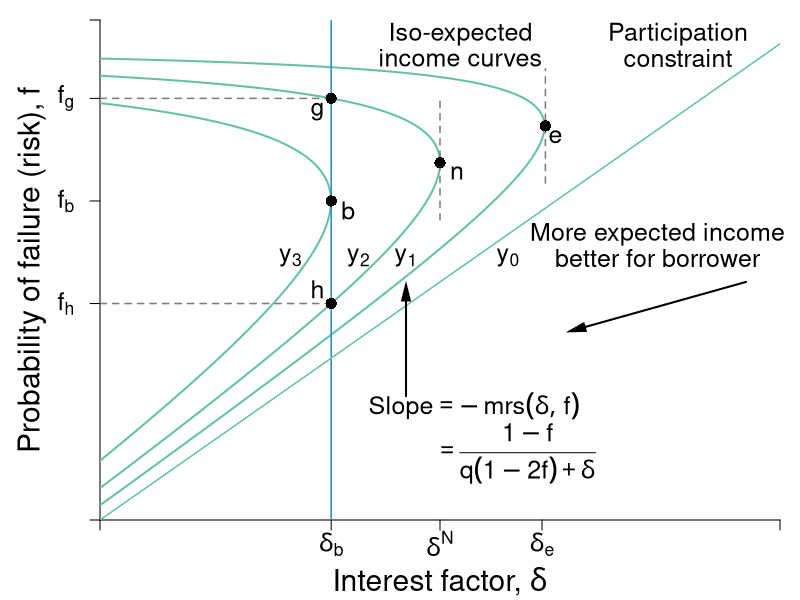

Reproduce this figure in R.
#Graph Designer: Simon Halliday
#Authors: Bowles, Foley and Halliday
#Title: Coordination, Conflict and Competition: A Text in Microeconomics

library(shape)
pdf(file = "credit/non_contractual_brf_part_a.pdf", width = 8, height = 6)

#Set parameters for graphics
axislabelsize <- 1.8
labelsize <- 1.5
namesize <- 1.8
annotatesize <- 1.5
graphlinewidth <- 2
segmentlinewidth <- 1.5

COL <- c("#7fc97f", "#beaed4", "#fdc086", "#ffff99", "#386cb0", "#f0027f", "#bf5b17", "#666666")
COLA <- c("#e0f3db", "#99d8c9","#66c2a4","#41ae76", "#238b45", "#005824")
COLB <- c("#c6dbef", "#4eb3d3", "#2b8cbe", "#0868ac","#084081")
grays <- gray.colors(25, start = 1, end = 0)

#Edited the margins to cater for the larger LHS labels
par(mar =  c(4, 5, 1, 1))

brfFn <- function(delta, mu = 1) {
  .5 + (delta / (2 * mu)) 
}

isoreturnFn <- function(delta, pi=0.125) {
  1 - (pi)/delta
}


yFn <- function(d1, f1, mu = 1){
  mu*f1*(1 - f1) - d1*(1 - f1)
}

ylow <- function(delta, mu = 1, ybar = 0.03){
  (-sqrt(delta^2 - 2*delta*mu + mu^2 - 4*mu*ybar) + delta + mu)/(2*mu)
}

yhigh <- function(delta, mu = 1, ybar = 0.03){
  (sqrt(delta^2 - 2*delta*mu + mu^2 - 4*mu*ybar) + delta + mu)/(2*mu)
}

xlims <- c(0, 1)
ylims <- c(0, 1.05)

npts <- 501 
d1 <- seq(xlims[1], xlims[2], length.out = npts)
f1 <- seq(ylims[1], ylims[2], length.out = npts) 
a <- c(0.03, 0.0625, 0.109)

plot(0, 0, xlim = xlims, ylim = ylims, type = "n",
     xlab = expression(paste("")),
     ylab = expression(paste("")), 
     xaxt = "n", 
     yaxt = "n", 
     cex.lab = axislabelsize, 
     bty = "n", 
     xaxs="i", 
     yaxs="i"
)


# ticksy <- seq(from = 0, to = ylims[2], by = 0.1)
# ylabels <- seq(from = 0, to = ylims[2], by = 0.1)
# ticksx <- seq(from = 0, to = xlims[2], by = 0.1)
# xlabels <- seq(from = 0, to = xlims[2], by = 0.1)
#ticksy <- c(ylims[1], 0.5, brfFn(delta = 0.34), brfFn(delta = 0.5), brfFn(delta = 0.65), yhigh(delta = 0.5), ylims[2])
#ticksy <- c(ylims[1], 0.5, brfFn(delta = 0.34), NA, brfFn(delta = 0.5), NA, NA, ylims[2])
ticksy <- c(ylims[1], NA, NA, ylow(delta = 0.34, ybar = 0.0625), brfFn(delta = 0.34), NA, yhigh(delta = 0.34, ybar = 0.0625), ylims[2])

ylabels <- c(NA, NA, NA, NA,NA,NA, NA, NA)
#ylabels <- c(NA, expression(paste(f == frac(1,2))), expression(paste(f^d)), expression(paste(f*(delta^L) )),  expression(paste(f*(delta^n) == frac(3,4))),expression(paste(f*(delta^H) )), expression(paste(f^e)), NA)
ticksx <- c(xlims[1], 0.34, 0.5, 0.65, xlims[2])
xlabels <- c(NA,  expression(paste(delta[b])), expression(paste(delta^N)), expression(paste(delta[e])), NA)

axis(1, at = ticksx, pos = 0, labels = xlabels, cex.axis = labelsize)
axis(2, at = ticksy, pos = 0, labels = ylabels, las = 1,cex.axis = labelsize)

#ylabels <- c(NA, expression(paste(f == frac(1,2))), expression(paste(f^d)), expression(paste(f*(delta^L) )),  expression(paste(f*(delta^n) == frac(3,4))),expression(paste(f*(delta^H) )), expression(paste(f^e)), NA)
#text(-0.08, 0.45, expression(paste(f == frac(1,2))), cex = labelsize, xpd =TRUE)

text(-0.05, ylow(delta = 0.34, ybar = 0.0625), expression(paste(f[h])), cex = labelsize, xpd =TRUE)
#text(-0.07, 0.665, expression(paste(f*(delta^L) )), cex = labelsize, xpd =TRUE)
#text(-0.105, 0.753, expression(paste(f*(delta^N) ==frac(3,4) )), cex = labelsize, xpd =TRUE)
#text(-0.07, 0.832, expression(paste(f*(delta^n))), cex = labelsize, xpd =TRUE)
#text(-0.07, 0.93, expression(paste(f*(delta^H) )), cex = labelsize, xpd =TRUE)
text(-0.05, brfFn(delta = 0.34), expression(paste(f[b])), cex = labelsize, xpd =TRUE)
text(-0.05, yhigh(delta = 0.34, ybar = 0.0625), expression(paste(f[g])), cex = labelsize, xpd =TRUE)
# y-labels with numeric values
# text(-0.0905, 0.48, expression(paste(frac(1,2) == f)), cex = labelsize, xpd =TRUE)
# text(-0.05, 0.58, expression(paste(0.57 == f^d)), cex = labelsize, xpd =TRUE)
# text(-0.07, 0.66, expression(paste(0.67 == f*(delta^L) )), cex = labelsize, xpd =TRUE)
# text(-0.105, 0.76, expression(paste(frac(3,4) == f*(delta^n))), cex = labelsize, xpd =TRUE)
# text(-0.07, 0.84, expression(paste(0.83 == f*(delta^n) )), cex = labelsize, xpd =TRUE)
# text(-0.07, 0.93, expression(paste(0.93 == f*(delta^H) )), cex = labelsize, xpd =TRUE)
# text(-0.05, 1.05, expression(paste(1.05f^e)), cex = labelsize, xpd =TRUE)


npts <- 503 
xx1 <- seq(xlims[1], xlims[2], length.out = npts)
xx2 <- seq(0, 1, length.out = npts)

#Draw the graphs
#lines(xx1, brfFn(xx1), col = COLA[4], lwd = graphlinewidth)

#Axis labels
mtext(expression(paste("Interest factor, ", delta)), side = 1, line = 3, cex = axislabelsize)
text(-0.1, 0.5*(ylims[2]), expression(paste("Probability of failure (risk), ", f)), xpd = TRUE, cex = axislabelsize, srt = 90) 

#Contour lines
contour(d1, f1,
        outer(d1, f1, yFn),
        drawlabels = FALSE,
        col = COLA[3],
        lwd = graphlinewidth,
        levels = a,
        xaxs="i",
        yaxs="i",
        add = TRUE)

segments(0.5, 0.63, 0.5, yhigh(delta = 0.5) - 0.05, lty = 2, col = grays[20] , lwd = segmentlinewidth)
segments(0, yhigh(delta = 0.34, ybar = 0.0625), 0.34, yhigh(delta = 0.34, ybar = 0.0625), lty = 2, col = grays[20] , lwd = segmentlinewidth)
segments(0, ylow(delta = 0.34, ybar = 0.0625), 0.34, ylow(delta = 0.34, ybar = 0.0625), lty = 2, col = grays[20] , lwd = segmentlinewidth)

segments(0.34, 0, 0.34, ylims[2], lty = 1, col = COLB[3], lwd = segmentlinewidth)
segments(0.655, brfFn(delta = 0.655) - 0.12, 0.655, brfFn(delta = 0.655) + 0.12, lty = 2, col = grays[20] , lwd = segmentlinewidth)

segments(0, 0, 1, 1, lty = 1, col = COLA[3] , lwd = segmentlinewidth)

# 
# segments(8, 0, 8,indiffA(x = 8)  , lty = 2, col = "gray" , lwd = segmentlinewidth)
# segments(0, indiffA(x = 8) , 8,indiffA(x = 8)  , lty = 2, col = "gray" , lwd = segmentlinewidth)

text(0.5+ 0.025, brfFn(delta = 0.5) - 0.02, expression(paste(n)), cex = labelsize)
points(0.5, brfFn(delta = 0.5), pch = 16, col = "black", cex = 1.5)
text(0.34+ 0.025, brfFn(delta = 0.34) - 0.02, expression(paste(b)), cex = labelsize)
points(0.34, brfFn(delta = 0.34), pch = 16, col = "black", cex = 1.5)
text(0.65 + 0.02, brfFn(delta = 0.65) - 0.02, expression(paste(e)), cex = labelsize)
points(0.655, brfFn(delta = 0.655), pch = 16, col = "black", cex = 1.5)

#Points g and h on the Nash iso-expected income
#but on the lower delta for delta[b]
text(0.34 - 0.02, ylow(delta = 0.34, ybar = 0.0625) + 0.03, expression(paste(h)), cex = labelsize)
points(0.34, ylow(delta = 0.34, ybar = 0.0625), pch = 16, col = "black", cex = 1.5)
text(0.34 - 0.02, yhigh(delta = 0.34, ybar = 0.0625) - 0.028, expression(paste(g)), cex = labelsize)
points(0.34, yhigh(delta = 0.34, ybar = 0.0625), pch = 16, col = "black", cex = 1.5)



text(0.53, 1.02, expression(paste("Iso-expected")), cex = labelsize)
text(0.53, 0.97, expression(paste("income curves")), cex = labelsize)
#text(0.3, 1.01, expression(paste(y[1] == y^L)), cex = labelsize)
#text(0.3, 0.88, expression(paste(y[2] == y^{NE})), cex = labelsize)
#text(0.2, 0.75, expression(paste(y[3] == y^H)), cex = labelsize)

text(0.6, 0.55, expression(paste(y[0])), cex = labelsize)
text(0.45, 0.55, expression(paste(y[1])), cex = labelsize)
text(0.38, 0.55, expression(paste(y[2])), cex = labelsize)
text(0.28, 0.55, expression(paste(y[3])), cex = labelsize)
text(0.55, 0.24, expression(paste("Slope", phantom() == -mrs(delta, f))), cex = labelsize)
text(0.61, 0.14, expression(paste(phantom() == frac(1 - f, q*(1 - 2*f) + delta))), cex = labelsize)
Arrows(0.45, 0.26, 0.45, 0.48, col = "black", lty = 1, lwd = 2, arr.type = "triangle", arr.lwd = 0.5)


text(0.82, 0.6, expression(paste("More expected income")), cex = labelsize, xpd = TRUE)
text(0.82, 0.55, expression(paste("better for borrower")), cex = labelsize,xpd = TRUE)
Arrows(0.95, 0.5, 0.7, 0.4, col = "black", lty = 1, lwd = 2, arr.type = "triangle", arr.lwd = 0.5)

text(0.85, 1.02, expression(paste("Participation")), cex = labelsize)
text(0.85, 0.97, expression(paste("constraint")), cex = labelsize)



#text(0.85, 0.68, expression(paste("A's Best Response")), cex = labelsize, xpd  = TRUE)
#text(0.85, 0.63, expression(paste("function")), cex = labelsize, xpd  = TRUE)
#text(0.86, 0.55, expression(paste("Slope ", phantom() == frac(1, 2*q))), cex = labelsize, xpd  = TRUE)
#Arrows(0.85, 0.73, 0.85, 0.89, col = "black", lty = 1, lwd = 2, arr.type = "triangle", arr.lwd = 0.5)

dev.off()
